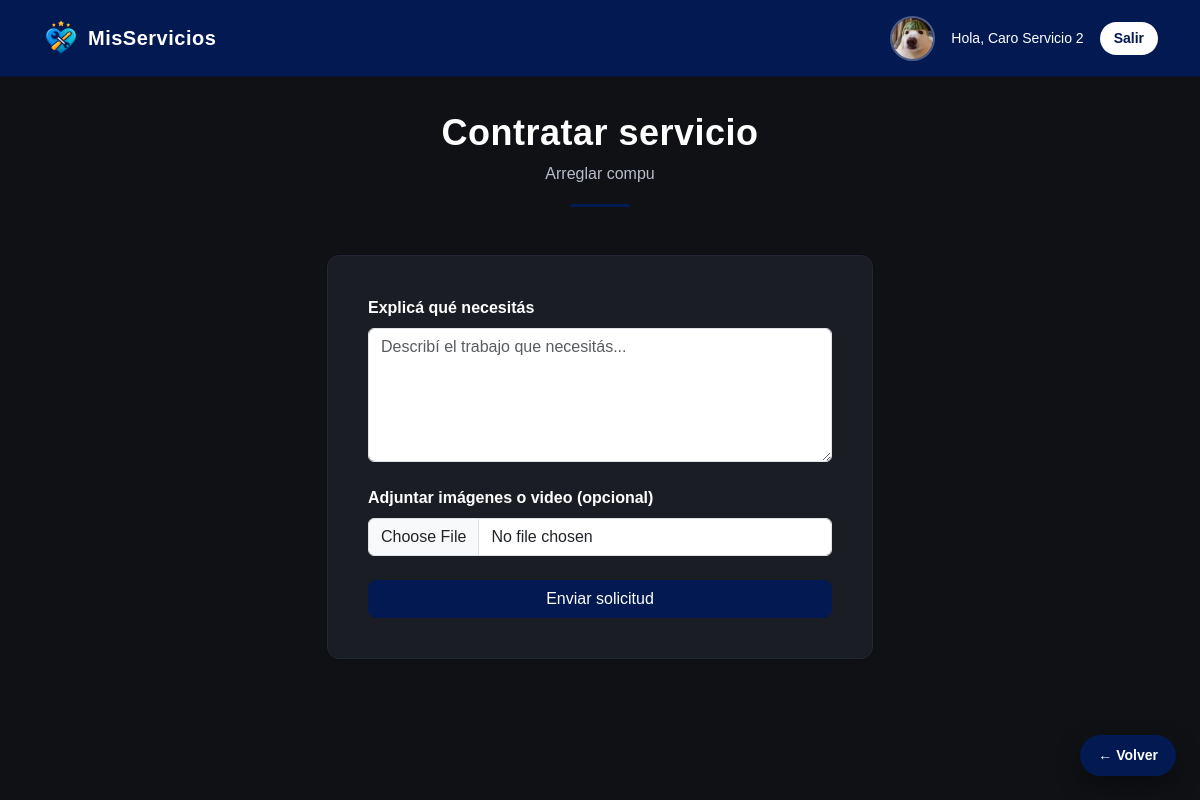
Page /contratar/2 (signed in) on the committed database.
### models.py (models this page shows, shortened)
class Usuario(UserMixin, db.Model):
    __tablename__ = 'usuarios'
    id = db.Column(db.Integer, primary_key=True)
    nombre = db.Column(db.String(100), nullable=False)
    email = db.Column(db.String(120), unique=True, nullable=False)
    password = db.Column(db.String(255), nullable=False)
    rol = db.Column(db.String(20), nullable=False)
    imagen = db.Column(db.String(200))
    calificaciones = db.relationship('Calificacion', backref='cliente', lazy=True)

class Servicio(db.Model):
    __tablename__ = 'servicios'
    id = db.Column(db.Integer, primary_key=True)
    titulo = db.Column(db.String(100), nullable=False)
    descripcion = db.Column(db.Text, nullable=False)
    categoria = db.Column(db.String(50), nullable=False)
    usuario_id = db.Column(
        db.Integer,
        db.ForeignKey('usuarios.id'),
        nullable=False
    )
    usuario = db.relationship('Usuario', backref='servicios', lazy=True)
    calificaciones = db.relationship(
        'Calificacion',
        backref='servicio',
        lazy=True,
        cascade='all, delete-orphan'
    )

### app.py (the view, shortened to what this page needs)
@app.route('/contratar/<int:servicio_id>', methods=['GET', 'POST'])
@login_required
def contratar_servicio(servicio_id):
    servicio = Servicio.query.get_or_404(servicio_id)
    return render_template('contratar_servicio.html', servicio=servicio)

### app.py (called while the page is built)
@login_manager.user_loader
def load_user(user_id):
    return Usuario.query.get(int(user_id))

### templates/contratar_servicio.html
{% extends "base.html" %}
{% block page_header %}
    {% set titulo = "Contratar servicio" %}
    {% set subtitulo = servicio.titulo %}
    {% include "components/page_header.html" %}
{% endblock %}
{% block content %}
<div class="row justify-content-center">
    <div class="col-12 col-md-8 col-lg-6">
        <div class="card shadow-sm">
            <div class="card-body">
                <form method="POST" enctype="multipart/form-data">
                    <label class="fw-bold mb-2">Explicá qué necesitás</label>
                    <textarea name="descripcion"
                              class="form-control"
                              rows="5"
                              placeholder="Describí el trabajo que necesitás..."
                              required></textarea>
                    <label class="fw-bold mt-4 mb-2">Adjuntar imágenes o video (opcional)</label>
                    <input type="file" name="archivo" class="form-control">
                    <button type="submit" class="btn btn-primary w-100 mt-4">
                        Enviar solicitud
                    </button>
                </form>
            </div>
        </div>
    </div>
</div>
{% endblock %}

### templates/base.html (shortened to what this page needs)
<!DOCTYPE html>
<html lang="es">
<head>
    <link href="https://cdn.jsdelivr.net/npm/bootstrap@5.3.2/dist/css/bootstrap.min.css" rel="stylesheet">
    <link rel="stylesheet" href="{{ url_for('static', filename='css/styles.css') }}">
    <link rel="stylesheet" href="https://cdn.jsdelivr.net/npm/bootstrap-icons@1.11.3/font/bootstrap-icons.css">
</head>
<body>
<nav class="navbar navbar-expand-lg navbar-dark navbar-custom">
    <div class="container">
        <a class="navbar-brand d-flex align-items-center gap-2 fw-bold"
           href="{% if current_user.is_authenticated %}
                    {{ url_for('dashboard') }}
                 {% else %}
                    {{ url_for('index') }}
                 {% endif %}">
            <img src="{{ url_for('static', filename='img/logo-icon.png') }}"
                 class="logo-navbar">
            <span class="logo-text">MisServicios</span>
        </a>
        <div class="collapse navbar-collapse justify-content-lg-end text-center" id="navbarContent">
            {% if current_user.is_authenticated %}
            <div class="d-flex flex-column flex-lg-row align-items-center gap-3 mt-3 mt-lg-0">
                {% if current_user.imagen %}
                    <img src="{{ url_for('static', filename='uploads/' + current_user.imagen) }}"
                         class="avatar-navbar">
                {% else %}
                    <div class="prestador-avatar-placeholder">
                        {{ current_user.nombre[0] }}
                    </div>
                {% endif %}
                <span class="text-white small">
                    Hola, {{ current_user.nombre }}
                </span>
                <a href="{{ url_for('logout') }}" class="btn btn-logout btn-sm">
                    Salir
                </a>
            </div>
            {% endif %}
        </div>
    </div>
</nav>
<main class="container py-4">
    {% block page_header %}{% endblock %}
    {% block content %}{% endblock %}
</main>
{% if request.endpoint not in ['index'] %}
<a href="javascript:history.back()" class="btn-volver">
    ← Volver
</a>
{% endif %}
</body>
</html>

### templates/components/page_header.html
<div class="container text-center px-3 mb-5 page-header">
  <h1 class="page-title">
    {{ titulo }}
  </h1>
  {% if subtitulo %}
    <p class="page-subtitle">
      {{ subtitulo }}
    </p>
  {% endif %}
  <div class="page-header-line"></div>
</div>

### static/css/styles.css (style rules this page uses)
:root { --primary-color: #021952; --primary-hover: #04307a; --bg-dark: #0f1115; --card-dark: #1a1d24; --text-light: #ffffff; --text-muted: #b8bcc8; }
body { margin: 0; font-family: Arial, Helvetica, sans-serif; background-color: var(--bg-dark); color: var(--text-light); }
.navbar-custom { background-color: var(--primary-color); border-bottom: 1px solid #0b1333; padding: 14px 0; }
.logo-navbar { height: 38px; }
.btn-primary { background-color: var(--primary-color); border-color: var(--primary-color); border-radius: 8px; }
.btn-logout { background-color: #ffffff; color: var(--primary-color); border-radius: 20px; padding: 6px 14px; font-weight: 600; border: none; transition: all .2s ease; }
.btn-volver { position: fixed; bottom: 24px; right: 24px; z-index: 1500; background: var(--primary-color); color: #ffffff; text-decoration: none; padding: 10px 18px; border-radius: 30px; font-weight: 600; font-size: 14px; box-shadow: 0 10px 25px rgba(0,0,0,0.35); transition: all .2s ease; }
.card { background-color: var(--card-dark); border-radius: 12px; border: 1px solid #232734; color: #fff; width: 100%; padding: 20px; }
@media (min-width: 768px) { .card { padding: 22px; } }
@media (min-width: 1024px) { .card { padding: 24px; } }
.page-header { margin-top: 10px; }
.page-title { font-weight: 700; letter-spacing: 0.5px; margin-bottom: 8px; font-size: 26px; }
.page-subtitle { color: var(--text-muted); margin-bottom: 18px; font-size: 14px; }
.page-header-line { width: 60px; height: 3px; background: var(--primary-color); margin: 0 auto; border-radius: 10px; }
@media (min-width: 768px) { .page-title { font-size: 32px; } }
@media (min-width: 768px) { .page-subtitle { font-size: 16px; } }
@media (min-width: 1024px) { .page-title { font-size: 36px; } }
.logo-text { color: #ffffff; font-weight: 700; font-size: 20px; letter-spacing: 0.5px; }
.avatar-navbar { width: 45px; height: 45px; border-radius: 50%; object-fit: cover; border: 2px solid rgba(255,255,255,0.3); }

### rows in the picture
Usuario: imagen (picture), nombre "Caro Servicio 2"
Servicio: titulo "Arreglar compu"

### other values in the picture
{{ titulo }} "Contratar servicio"
